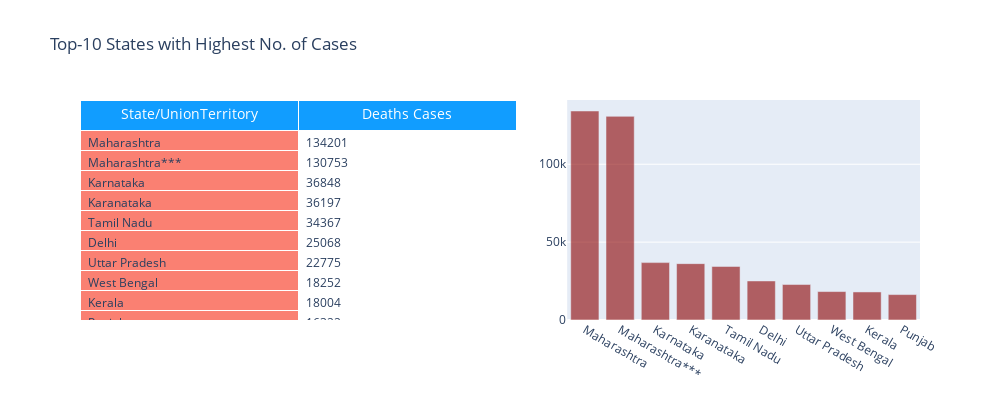

The notebook cell this image was saved under:
### Markdown cell above
## Top 10 States with highest number of Deaths

### Code cell
# Top 10 states with maximum number of Deaths

#pandas package is used to group here

top_10=state_cases.groupby('State/UnionTerritory')['Deaths'].sum().sort_values(ascending=False).reset_index()

 #plot using plotly_graph objects
    
trace = go.Table(
    domain=dict(x=[0, 0.52],
                y=[0, 1.0]),
    header=dict(values=["State/UnionTerritory","Deaths Cases"],  # Headings and its styles are declared.
                fill = dict(color = '#119DFF'),
                font = dict(color = 'white', size = 14),
                align = ['center'],
               height = 30),
    cells=dict(values=[top_10['State/UnionTerritory'].head(10),top_10['Deaths'].head(10)],  # contents inside the cells are declared.
               fill = dict(color = ['salmon', 'white']),
               align = ['left'],height=20))

trace1 = go.Bar(x=top_10['State/UnionTerritory'].head(10),
                y=top_10['Deaths'].head(10),
                xaxis='x1',
                yaxis='y1',
                marker=dict(color='darkred'),opacity=0.60)
layout = dict(
    width=1000,
    height=400,
    autosize=False,
    title='Top-10 States with Highest No. of Cases',
    showlegend=False,   
    xaxis1=dict(**dict(domain=[0.58, 1], anchor='y1', showticklabels=True)),
    yaxis1=dict(**dict(domain=[0, 1.0], anchor='x1', hoverformat='.1f')),  
)
fig1 = dict(data=[trace, trace1], layout=layout)
iplot(fig1)

### Figure 1 — Plotly figure (JSON) as saved in the notebook; plotly's stock layout.template omitted (floating-point values rounded to 4 significant figures)
{"data": [{"cells": {"align": ["left"], "fill": {"color": ["salmon", "white"]}, "height": 20, "values": [["Maharashtra", "Maharashtra***", "Karnataka", "Karanataka", "Tamil Nadu", "Delhi", "Uttar Pradesh", "West Bengal", "Kerala", "Punjab"], [134201, 130753, 36848, 36197, 34367, 25068, 22775, 18252, 18004, 16322]]}, "domain": {"x": [0, 0.52], "y": [0, 1]}, "header": {"align": ["center"], "fill": {"color": "#119DFF"}, "font": {"color": "white", "size": 14}, "height": 30, "values": ["State/UnionTerritory", "Deaths Cases"]}, "type": "table"}, {"marker": {"color": "darkred"}, "opacity": 0.6, "type": "bar", "x": ["Maharashtra", "Maharashtra***", "Karnataka", "Karanataka", "Tamil Nadu", "Delhi", "Uttar Pradesh", "West Bengal", "Kerala", "Punjab"], "xaxis": "x", "y": [134201, 130753, 36848, 36197, 34367, 25068, 22775, 18252, 18004, 16322], "yaxis": "y"}], "layout": {"autosize": false, "height": 400, "showlegend": false, "title": {"text": "Top-10 States with Highest No. of Cases"}, "width": 1000, "xaxis": {"anchor": "y", "domain": [0.58, 1], "showticklabels": true, "type": "category", "range": [-0.5, 9.5], "autorange": true}, "yaxis": {"anchor": "x", "domain": [0, 1], "hoverformat": ".1f", "type": "linear", "range": [0, 141300.0], "autorange": true}}}
